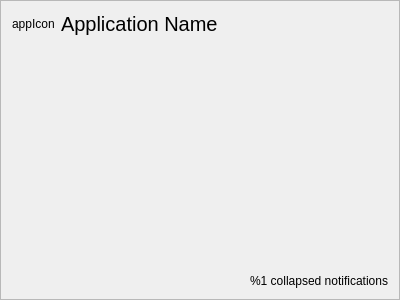
<?xml version="1.0" encoding="UTF-8"?>
<ui version="4.0">
 <class>NotificationAppGroup</class>
 <widget class="QFrame" name="NotificationAppGroup">
  <property name="geometry">
   <rect>
    <x>0</x>
    <y>0</y>
    <width>400</width>
    <height>300</height>
   </rect>
  </property>
  <property name="sizePolicy">
   <sizepolicy hsizetype="Preferred" vsizetype="Maximum">
    <horstretch>0</horstretch>
    <verstretch>0</verstretch>
   </sizepolicy>
  </property>
  <property name="windowTitle">
   <string>Frame</string>
  </property>
  <property name="frameShape">
   <enum>QFrame::StyledPanel</enum>
  </property>
  <property name="frameShadow">
   <enum>QFrame::Raised</enum>
  </property>
  <layout class="QVBoxLayout" name="verticalLayout">
   <item>
    <layout class="QHBoxLayout" name="horizontalLayout">
     <item>
      <widget class="QLabel" name="appIcon">
       <property name="text">
        <string notr="true">appIcon</string>
       </property>
      </widget>
     </item>
     <item>
      <widget class="QLabel" name="appName">
       <property name="sizePolicy">
        <sizepolicy hsizetype="Expanding" vsizetype="Maximum">
         <horstretch>0</horstretch>
         <verstretch>0</verstretch>
        </sizepolicy>
       </property>
       <property name="font">
        <font>
         <pointsize>15</pointsize>
        </font>
       </property>
       <property name="text">
        <string notr="true">Application Name</string>
       </property>
      </widget>
     </item>
     <item>
      <widget class="QPushButton" name="expandNotificationsButton">
       <property name="text">
        <string notr="true"/>
       </property>
       <property name="icon">
        <iconset theme="go-down"/>
       </property>
       <property name="flat">
        <bool>true</bool>
       </property>
      </widget>
     </item>
     <item>
      <widget class="QPushButton" name="closeAllNotificationsButton">
       <property name="text">
        <string/>
       </property>
       <property name="icon">
        <iconset theme="dialog-close">
         <normaloff>.</normaloff>.</iconset>
       </property>
       <property name="flat">
        <bool>true</bool>
       </property>
      </widget>
     </item>
    </layout>
   </item>
   <item>
    <widget class="QWidget" name="notificationsWidget" native="true">
     <property name="sizePolicy">
      <sizepolicy hsizetype="Preferred" vsizetype="Expanding">
       <horstretch>0</horstretch>
       <verstretch>0</verstretch>
      </sizepolicy>
     </property>
     <layout class="QVBoxLayout" name="verticalLayout_2">
      <property name="spacing">
       <number>0</number>
      </property>
      <property name="leftMargin">
       <number>0</number>
      </property>
      <property name="bottomMargin">
       <number>0</number>
      </property>
     </layout>
    </widget>
   </item>
   <item>
    <widget class="QWidget" name="collapsedFrame" native="true">
     <layout class="QHBoxLayout" name="horizontalLayout_2">
      <property name="leftMargin">
       <number>0</number>
      </property>
      <property name="topMargin">
       <number>0</number>
      </property>
      <property name="rightMargin">
       <number>0</number>
      </property>
      <property name="bottomMargin">
       <number>0</number>
      </property>
      <item>
       <widget class="ClickableLabel" name="collapsedLabel">
        <property name="text">
         <string notr="true">%1 collapsed notifications</string>
        </property>
        <property name="alignment">
         <set>Qt::AlignRight|Qt::AlignTrailing|Qt::AlignVCenter</set>
        </property>
       </widget>
      </item>
     </layout>
    </widget>
   </item>
  </layout>
 </widget>
 <customwidgets>
  <customwidget>
   <class>ClickableLabel</class>
   <extends>QLabel</extends>
   <header>clickablelabel.h</header>
   <slots>
    <signal>clicked()</signal>
   </slots>
  </customwidget>
 </customwidgets>
 <resources/>
 <connections/>
</ui>
